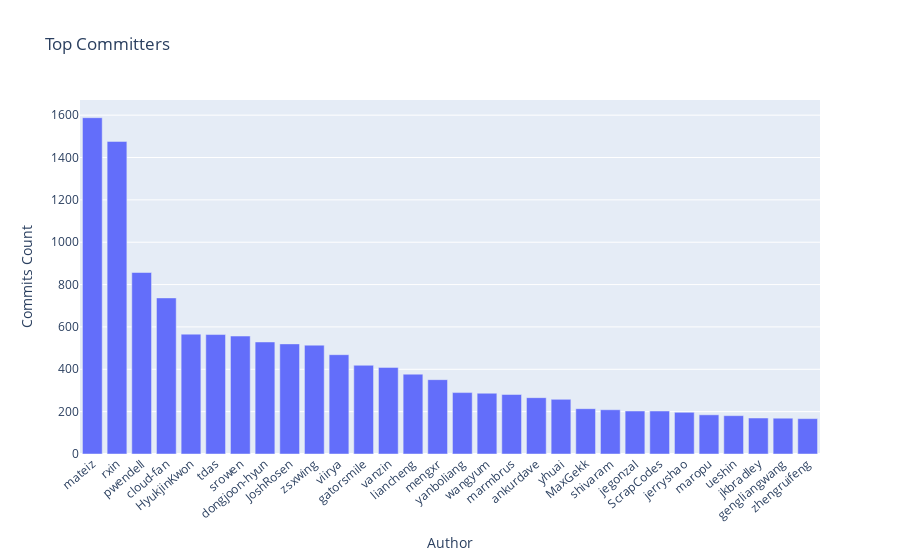

The code cell stored with this chart in its notebook:
### Code cell
fig = go.Figure([go.Bar(
    x=top_authors.index, 
    y=top_authors.commit_count)])
fig.update_layout(
    title = 'Top Committers', 
    xaxis_title = 'Author', 
    yaxis_title = 'Commits Count', 
    xaxis_tickmode = 'linear',
    xaxis_tickangle=-40)
fig.show()

### Figure 1 — Plotly figure (JSON) as saved in the notebook; plotly's stock layout.template omitted (floating-point values rounded to 4 significant figures)
{"data": [{"type": "bar", "x": ["mateiz", "rxin", "pwendell", "cloud-fan", "HyukjinKwon", "tdas", "srowen", "dongjoon-hyun", "JoshRosen", "zsxwing", "viirya", "gatorsmile", "vanzin", "liancheng", "mengxr", "yanboliang", "wangyum", "marmbrus", "ankurdave", "yhuai", "MaxGekk", "shivaram", "jegonzal", "ScrapCodes", "jerryshao", "maropu", "ueshin", "jkbradley", "gengliangwang", "zhengruifeng"], "y": [1588, 1476, 857, 737, 566, 564, 557, 529, 520, 514, 469, 419, 409, 377, 351, 290, 287, 281, 266, 258, 214, 209, 203, 203, 197, 185, 181, 170, 169, 167]}], "layout": {"title": {"text": "Top Committers"}, "xaxis": {"tickangle": -40, "tickmode": "linear", "title": {"text": "Author"}}, "yaxis": {"title": {"text": "Commits Count"}}}}
